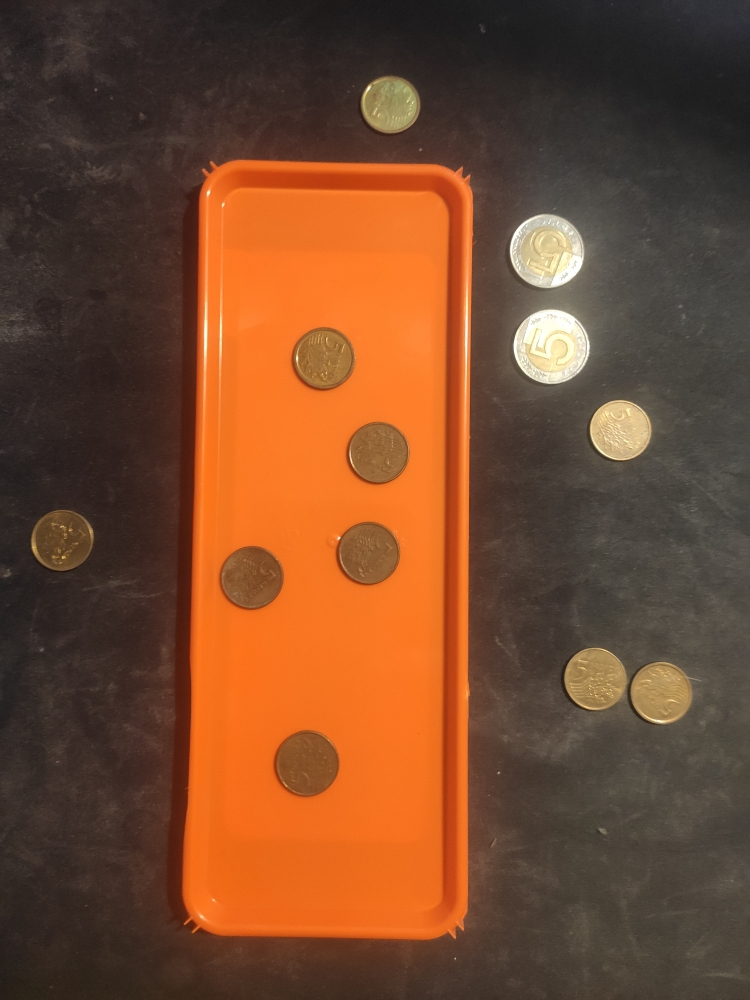
#> input picture assets/tray1.jpg, 750 x 1000 px; its folder holds only this picture in this run
$ python main.py
#> lines starting #> are read from the running program, lines starting #| are printed output that depends on the picture; after the words box and inside, x2 and y2 are one past the last pixel; in counts of white or black regions, pixels touching at a corner belong together
import cv2, numpy as np, matplotlib.pyplot as plt, glob

# --- Lista plików do przetworzenia ---
image_paths = glob.glob("./assets/tray*.jpg")   # lub podaj ręcznie listę

def analyze_tray(image_path):
#> called with image_path = './assets/tray1.jpg'
    img = cv2.imread(image_path)
#> img is the input picture: shape (1000, 750, 3); mean B, G, R 46.1, 73.5, 117.8
    if img is None:
        print(f"❌ Nie można otworzyć: {image_path}")
        return

    print(f"\n{'='*40}\nPlik: {image_path}\n{'='*40}")

    img_rgb = cv2.cvtColor(img, cv2.COLOR_BGR2RGB)
    gray    = cv2.cvtColor(img, cv2.COLOR_BGR2GRAY)
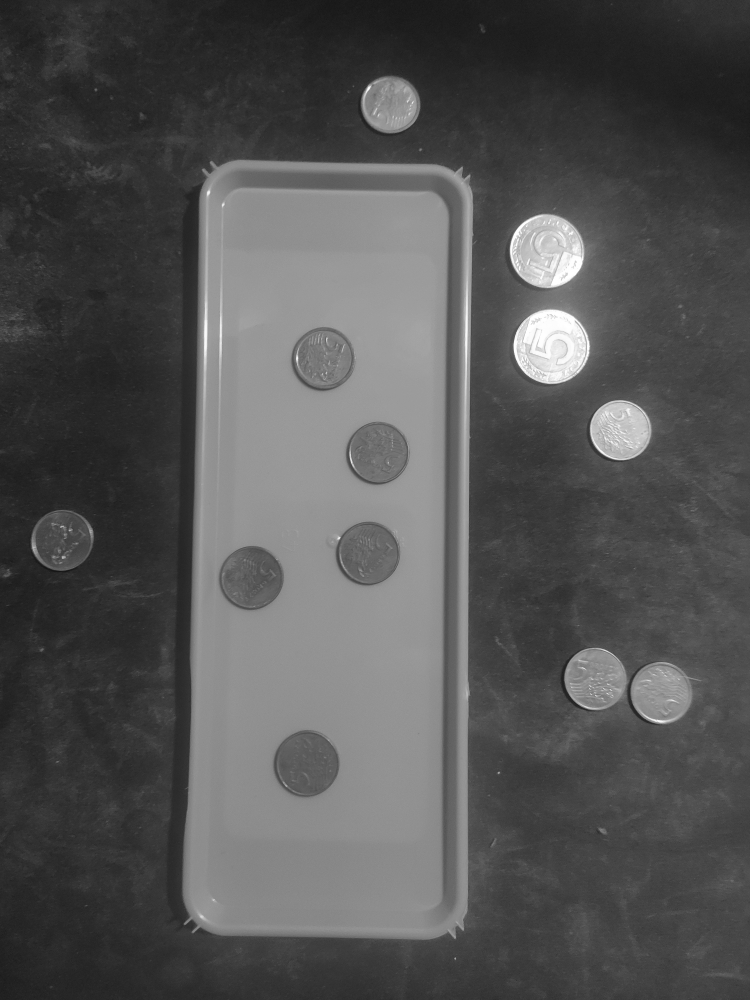
#> gray: shape (1000, 750); min 21, max 255, mean 83.6
    blurred = cv2.GaussianBlur(gray, (7, 7), 1.5)

    # --- Kontur tacki ---
    edges    = cv2.Canny(blurred, 50, 150)
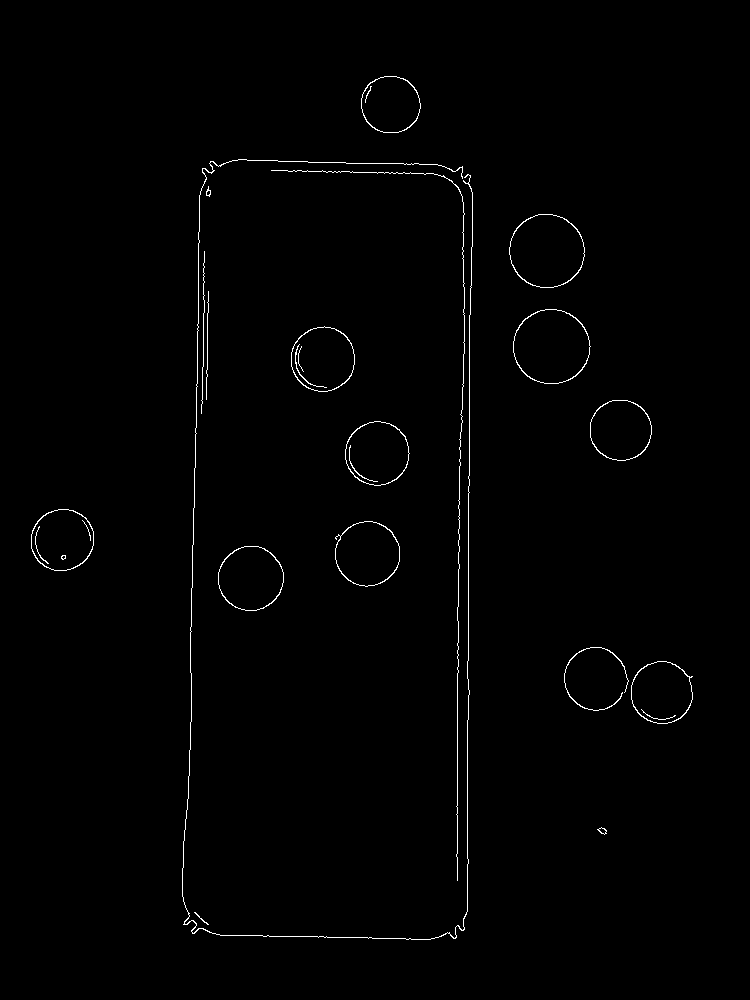
#> edges: shape (1000, 750); 0.85% white in thin lines or dots, all inside (x1, y1, x2, y2) = (31, 76, 693, 940)
    kernel   = cv2.getStructuringElement(cv2.MORPH_RECT, (5, 5))
    closed   = cv2.morphologyEx(edges, cv2.MORPH_CLOSE, kernel, iterations=2)
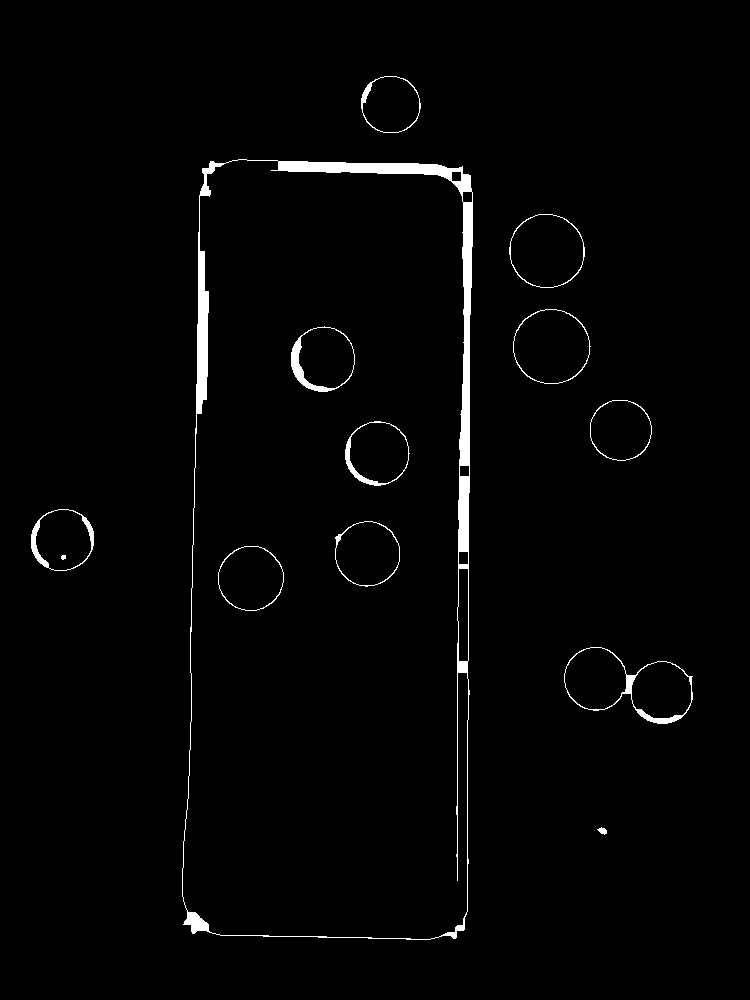
#> closed: shape (1000, 750); 1.8% white; 13 white regions
    contours, _ = cv2.findContours(closed, cv2.RETR_EXTERNAL, cv2.CHAIN_APPROX_SIMPLE)
#> contours = 8 contours; box (x1, y1, x2, y2) and area: (182, 159, 473, 940) 213276, (564, 647, 693, 724) 6210, (513, 309, 591, 384) 4480, (509, 214, 585, 288) 4334, (31, 509, 94, 571) 3035, (590, 400, 652, 461) 2938, (361, 76, 421, 133) 2648, (597, 827, 607, 835) 36
    if not contours:
        print("Nie znaleziono konturu tacki")
        return
    tray_contour = max(contours, key=cv2.contourArea)
#> tray_contour = contour of 180 points, box (x1, y1, x2, y2) (182, 159, 473, 940), area 213276

    # --- Monety ---
    circles = cv2.HoughCircles(
        blurred, cv2.HOUGH_GRADIENT,
        dp=1.2, minDist=40, param1=50, param2=50, minRadius=20, maxRadius=80
    )
#> circles = [[322.2, 359.4, 31.64], [546.6, 250.2, 36.44], [660.6, 691.8, 30.68], [366.6, 553.8, 31.52], [619.8, 429, 30.2], [306.6, 763.8, 34.04], [250.2, 579, 32], [595.8, 678.6, 30.68], [551.4, 345, 38.84], [389.4, 103.8, 27.92], [376.2, 454.2, 30.8], [60.6, 537, 33.08]]

    VAL_LARGE, VAL_SMALL, THRESHOLD_RADIUS = 5.0, 1.0, 34
    large_on = small_on = large_off = small_off = 0

    if circles is not None:
        circles = np.uint16(np.around(circles))
#> circles = [[322, 359, 32], [547, 250, 36], [661, 692, 31], [367, 554, 32], [620, 429, 30], [307, 764, 34], [250, 579, 32], [596, 679, 31], [551, 345, 39], [389, 104, 28], [376, 454, 31], [61, 537, 33]]
        for i in circles[0, :]:
            center   = (int(i[0]), int(i[1]))
            is_inside = cv2.pointPolygonTest(tray_contour, center, False) >= 0
            is_large  = i[2] > THRESHOLD_RADIUS
            if is_inside:
                large_on += is_large; small_on += not is_large
            else:
                large_off += is_large; small_off += not is_large
#> this loop made 12 passes
#> (i, is_inside, is_large, large_off, small_off) on passes 2, 3, 5, 8, 9, 10, 12: ([547, 250, 36], False, True, 1, 0), ([661, 692, 31], False, False, 1, 1), ([620, 429, 30], False, False, 1, 2), ([596, 679, 31], False, False, 1, 3), ([551, 345, 39], False, True, 2, 3), ([389, 104, 28], False, False, 2, 4), ([61, 537, 33], False, False, 2, 5)
#> after the loop, large_off = 2; large_on = 0; small_off = 5; small_on = 5

    print(f"Na tacce   → Duże: {large_on}, Małe: {small_on}  ({large_on*VAL_LARGE + small_on*VAL_SMALL} PLN)")
#| Na tacce   → Duże: 0, Małe: 5  (5.0 PLN)
    print(f"Poza tacką → Duże: {large_off}, Małe: {small_off}  ({large_off*VAL_LARGE + small_off*VAL_SMALL} PLN)")
#| Poza tacką → Duże: 2, Małe: 5  (15.0 PLN)


for path in image_paths:
    analyze_tray(path)

$ run again, on assets/tray5.jpg
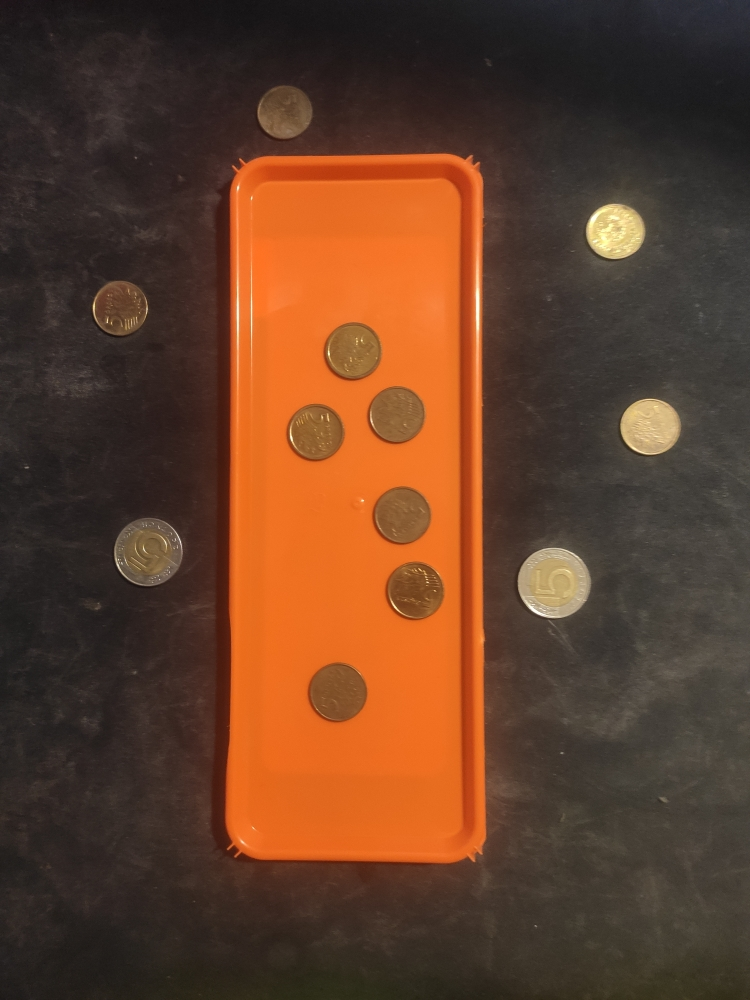
#> input picture assets/tray5.jpg, 750 x 1000 px
#> in analyze_tray, img is the input picture: shape (1000, 750, 3); mean B, G, R 41.5, 63.1, 99.2
#> in analyze_tray, `edges    = cv2.Canny(blurred, 50, 150)`:
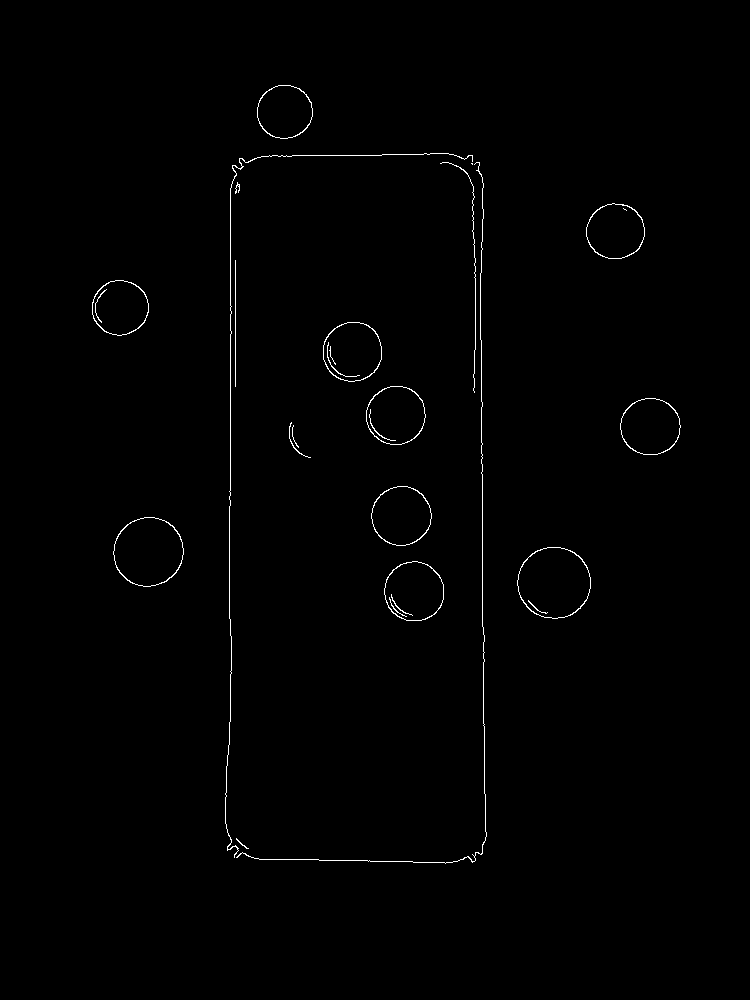
#> edges: shape (1000, 750); 0.66% white in thin lines or dots, all inside (x1, y1, x2, y2) = (92, 85, 681, 864)
#> in analyze_tray, `closed   = cv2.morphologyEx(edges, cv2.MORPH_CLOSE, kernel, iterations..`:
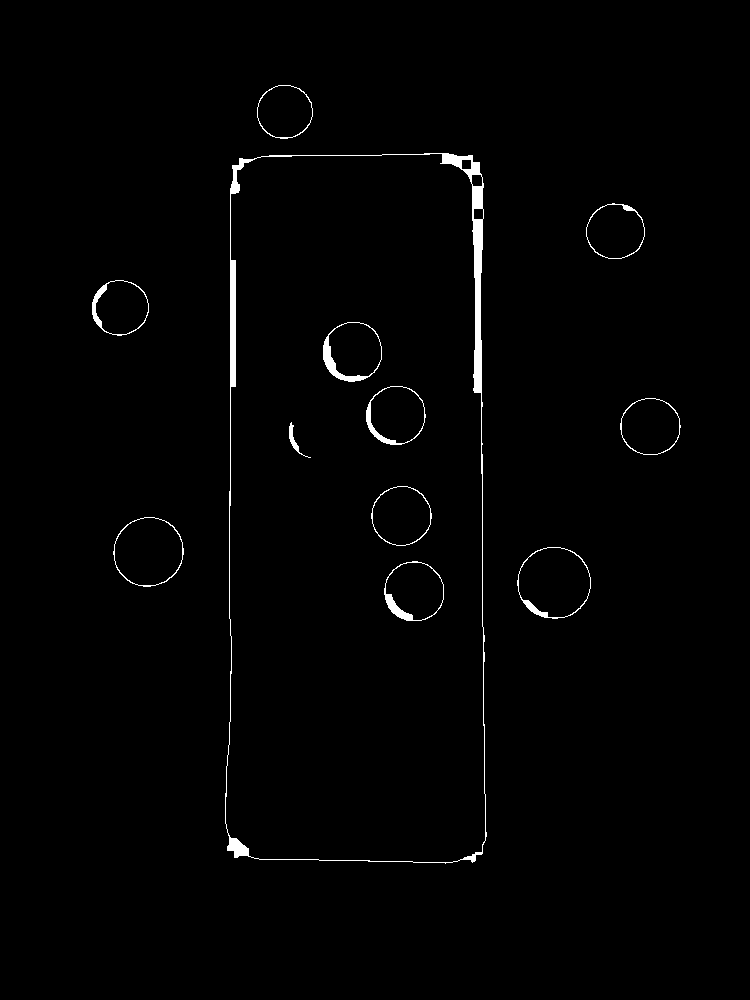
#> closed: shape (1000, 750); 1.1% white; 12 white regions
#> contours = 7 contours; box (x1, y1, x2, y2) and area: (225, 153, 487, 864) 177962, (517, 547, 591, 619) 4091, (113, 517, 184, 587) 3768, (620, 398, 681, 455) 2660, (586, 203, 645, 259) 2522, (92, 280, 149, 336) 2420, (257, 85, 313, 139) 2315
#> tray_contour = contour of 158 points, box (x1, y1, x2, y2) (225, 153, 487, 864), area 177962
#> in analyze_tray, `circles = cv2.HoughCircles( blurred, cv2.HOUGH_GRADIENT, dp=1.2, minDi..`: circles = [[413.4, 591, 29.12], [283.8, 111, 26.72], [147, 550.2, 35.72], [555, 582.6, 34.88], [352.2, 352.2, 29.48], [395.4, 415.8, 29.12], [648.6, 426.6, 28.4], [119.4, 306.6, 27.2], [617.4, 231, 26.96], [400.2, 516.6, 28.28], [316.2, 430.2, 26.72], [335.4, 693, 28.64]]
#> in analyze_tray, `circles = np.uint16(np.around(circles))`: circles = [[413, 591, 29], [284, 111, 27], [147, 550, 36], [555, 583, 35], [352, 352, 29], [395, 416, 29], [649, 427, 28], [119, 307, 27], [617, 231, 27], [400, 517, 28], [316, 430, 27], [335, 693, 29]]
#> the loop in analyze_tray, `for i in circles[0, :]:` made 12 passes
#> (i, is_inside, is_large, large_off, small_off) on passes 2, 3, 4, 7, 8, 9: ([284, 111, 27], False, False, 0, 1), ([147, 550, 36], False, True, 1, 1), ([555, 583, 35], False, True, 2, 1), ([649, 427, 28], False, False, 2, 2), ([119, 307, 27], False, False, 2, 3), ([617, 231, 27], False, False, 2, 4)
#> after the loop in analyze_tray, `for i in circles[0, :]:`: large_off = 2; large_on = 0; small_off = 4; small_on = 6
#| Na tacce   → Duże: 0, Małe: 6  (6.0 PLN)
#| Poza tacką → Duże: 2, Małe: 4  (14.0 PLN)

$ run again, on assets/tray2.jpg
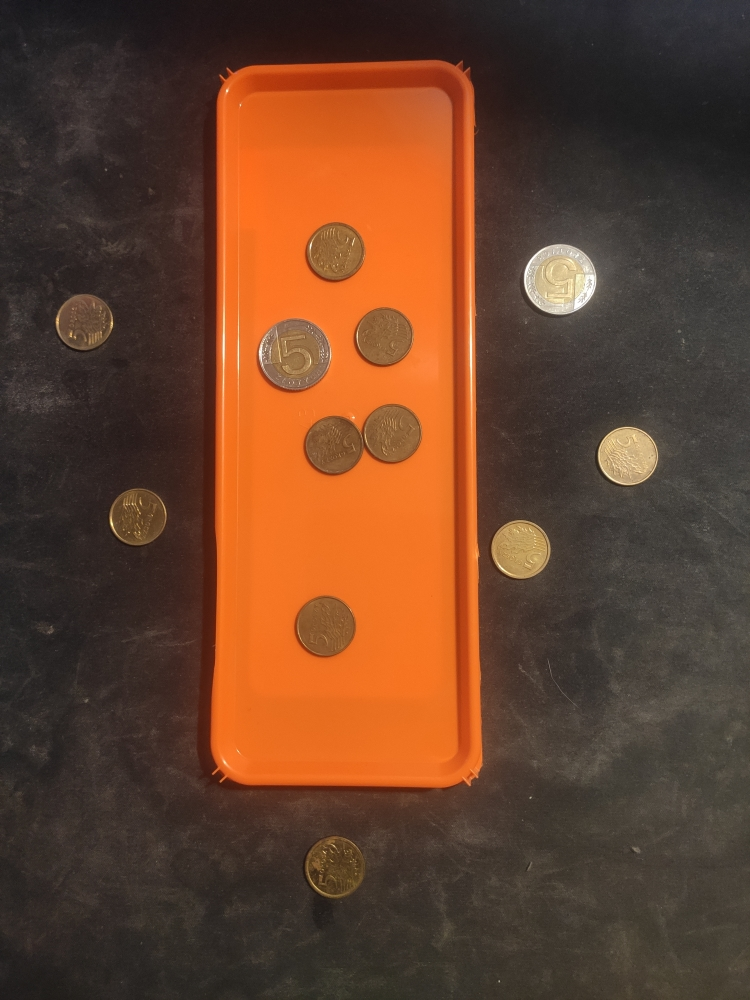
#> input picture assets/tray2.jpg, 750 x 1000 px
#> in analyze_tray, img is the input picture: shape (1000, 750, 3); mean B, G, R 43.6, 65.7, 103.4
#> in analyze_tray, `edges    = cv2.Canny(blurred, 50, 150)`:
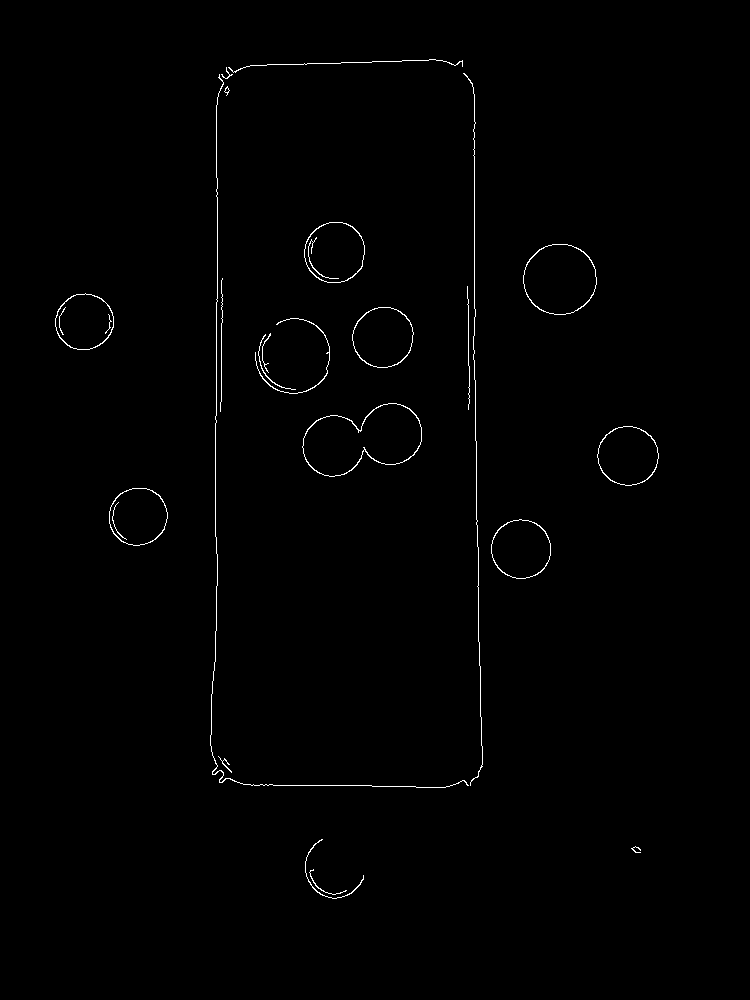
#> edges: shape (1000, 750); 0.68% white in thin lines or dots, all inside (x1, y1, x2, y2) = (55, 59, 659, 899)
#> in analyze_tray, `closed   = cv2.morphologyEx(edges, cv2.MORPH_CLOSE, kernel, iterations..`:
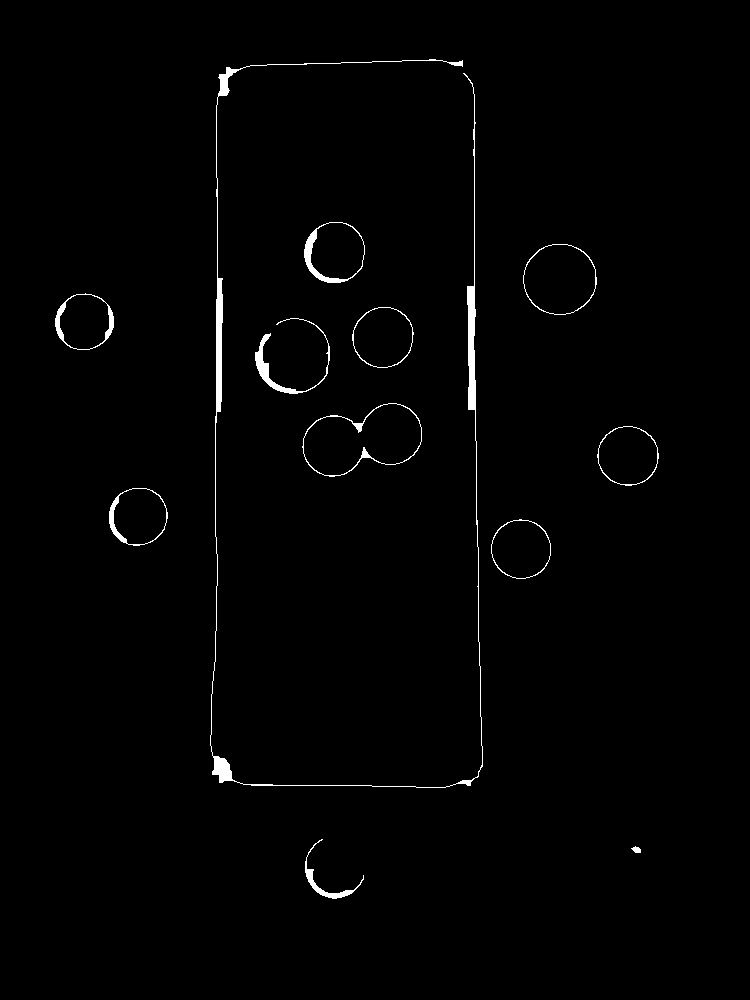
#> closed: shape (1000, 750); 1.1% white; 12 white regions
#> contours = 12 contours; largest, box (x1, y1, x2, y2) and area: (302, 403, 422, 477) 5884, (523, 244, 597, 315) 4051, (304, 222, 365, 283) 2885, (352, 307, 414, 368) 2870, (597, 426, 659, 486) 2808
#> tray_contour = contour of 148 points, box (x1, y1, x2, y2) (302, 403, 422, 477), area 5884
#> in analyze_tray, `circles = cv2.HoughCircles( blurred, cv2.HOUGH_GRADIENT, dp=1.2, minDi..`: circles = [[390.6, 433.8, 30.68], [333, 445.8, 29.84], [137.4, 516.6, 28.64], [627, 455.4, 29.36], [561, 279, 34.88], [324.6, 627, 30.56], [293.4, 355.8, 37.76], [335.4, 250.2, 28.64], [520.2, 549, 28.76], [335.4, 864.6, 29], [383.4, 335.4, 28.04], [83.4, 322.2, 27.44]]
#> in analyze_tray, `circles = np.uint16(np.around(circles))`: circles = [[391, 434, 31], [333, 446, 30], [137, 517, 29], [627, 455, 29], [561, 279, 35], [325, 627, 31], [293, 356, 38], [335, 250, 29], [520, 549, 29], [335, 865, 29], [383, 335, 28], [83, 322, 27]]
#> the loop in analyze_tray, `for i in circles[0, :]:` made 12 passes
#> (i, is_inside, is_large, large_off, small_off) on passes 3 to 10: ([137, 517, 29], False, False, 0, 1), ([627, 455, 29], False, False, 0, 2), ([561, 279, 35], False, True, 1, 2), ([325, 627, 31], False, False, 1, 3), ([293, 356, 38], False, True, 2, 3), ([335, 250, 29], False, False, 2, 4), ([520, 549, 29], False, False, 2, 5), ([335, 865, 29], False, False, 2, 6)
#> after the loop in analyze_tray, `for i in circles[0, :]:`: large_off = 2; large_on = 0; small_off = 8; small_on = 2
#| Na tacce   → Duże: 0, Małe: 2  (2.0 PLN)
#| Poza tacką → Duże: 2, Małe: 8  (18.0 PLN)
